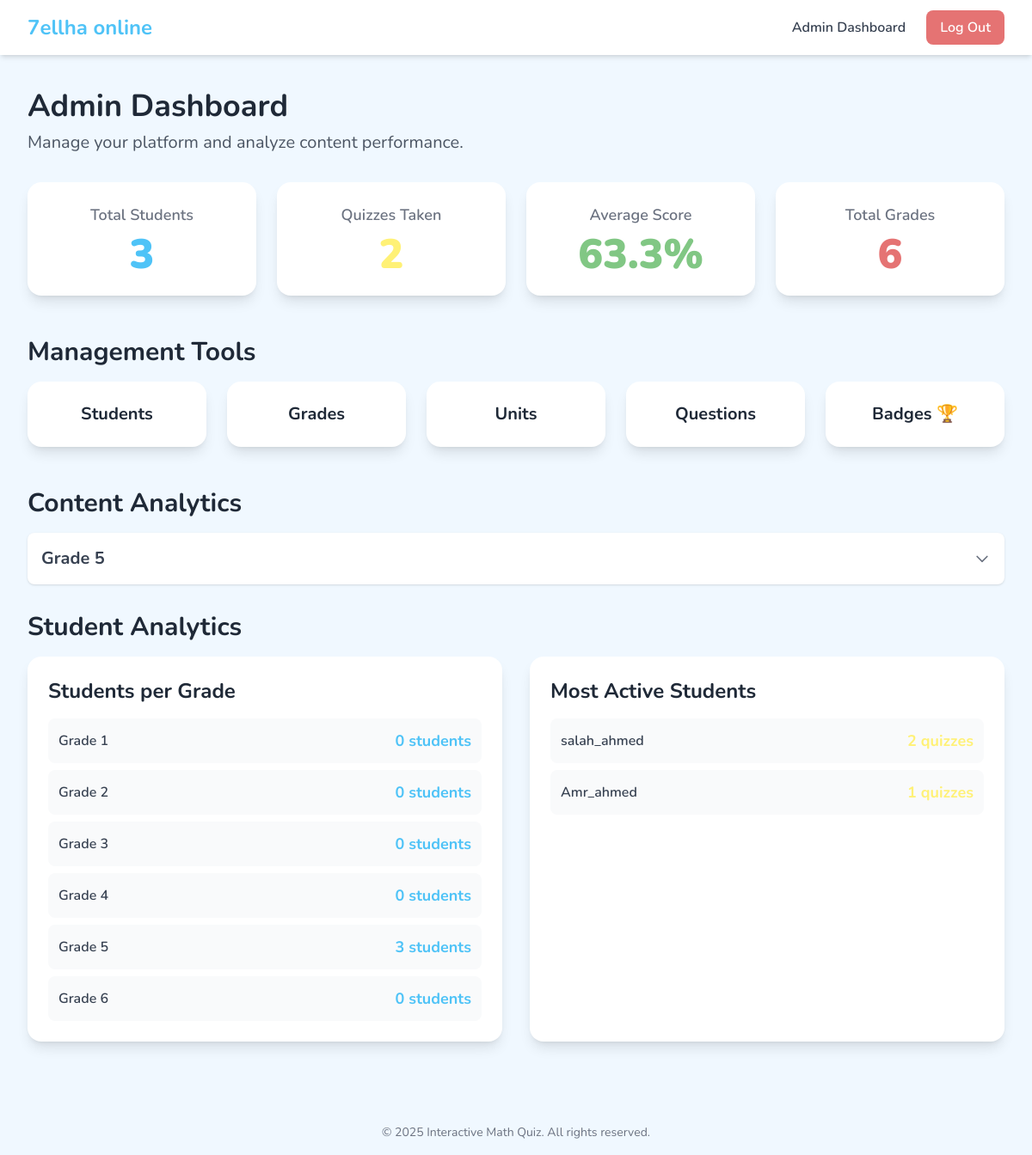
Screenshot of /management/ (signed in) with the database file from the repository.
### apps/academics/models.py (models this page shows, shortened)
class Grade(models.Model):
    name = models.CharField(
        _('Grade Name'),
        max_length=100,
        unique=True,
        help_text=_("e.g., Grade 1, Grade 2")
    )
    description = models.TextField(
        _('Description'),
        blank=True,
        null=True,
        help_text=_("A brief description of the grade level.")
    )
    class Meta:
        verbose_name = _('Grade')
        verbose_name_plural = _('Grades')
        ordering = ['name'] # Ensures grades are ordered consistently.

### apps/users/models.py (models this page shows, shortened)
class User(AbstractUser):
    class UserType(models.TextChoices):
        STUDENT = 'STUDENT', _('Student')
        ADMIN = 'ADMIN', _('Admin')
    user_type = models.CharField(
        _('User Type'),
        max_length=10,
        choices=UserType.choices,
        default=UserType.STUDENT
    )
    grade = models.ForeignKey(
        'academics.Grade',
        on_delete=models.SET_NULL,
        null=True,
        blank=True, # Admins won't have a grade, so this can be blank.
        related_name='students',
        verbose_name=_('Grade')
    )
    class Meta:
        verbose_name = _('User')
        verbose_name_plural = _('Users')

### apps/dashboard/views.py (the view)
# urls.py: path('', dashboard_home_view, name='home'),
@user_passes_test(is_admin)
def dashboard_home_view(request):
    total_students = User.objects.filter(user_type='STUDENT').count()
    total_quizzes_taken = QuizResult.objects.filter(completed_at__isnull=False).count()
    overall_average_score = QuizResult.objects.filter(completed_at__isnull=False).aggregate(average=Avg('score'))['average'] or 0
    content_analytics_by_grade = []
    all_grades = Grade.objects.prefetch_related('units').order_by('name')
    for grade in all_grades:
        difficult_units_qs = Unit.objects.filter(grade=grade, is_published=True).annotate(
            average_score=Avg('quizresult__score'),
            attempts=Count('quizresult')
        ).filter(attempts__gt=0).order_by('average_score')[:3]
        units_with_questions_data = []
        for unit in difficult_units_qs:
            difficult_questions_qs = Question.objects.filter(unit=unit).annotate(
                total_attempts=Count('studentanswer'),
                correct_attempts=Count('studentanswer', filter=Q(studentanswer__is_correct=True))
            ).filter(total_attempts__gt=0).annotate(
                success_rate=ExpressionWrapper(
                    (F('correct_attempts') * 100.0 / F('total_attempts')),
                    output_field=FloatField()
                )
            ).order_by('success_rate')[:5]
            if difficult_questions_qs.exists():
                units_with_questions_data.append({
                    'unit': unit,
                    'questions': difficult_questions_qs
                })
        if units_with_questions_data:
            content_analytics_by_grade.append({
                'grade': grade,
                'units_data': units_with_questions_data
            })
    students_per_grade = Grade.objects.annotate(
        student_count=Count('students', filter=Q(students__user_type='STUDENT'))
    ).order_by('name')
    most_active_students = User.objects.filter(user_type='STUDENT').annotate(
        quiz_count=Count('quizresult')
    ).filter(quiz_count__gt=0).order_by('-quiz_count')[:5]
    context = {
        'total_students': total_students,
        'total_quizzes_taken': total_quizzes_taken,
        'overall_average_score': overall_average_score,
        'content_analytics_by_grade': content_analytics_by_grade,
        'students_per_grade': students_per_grade,
        'most_active_students': most_active_students,
    }
    return render(request, 'dashboard/home.html', context)

### apps/dashboard/views.py (called while the page is built)
def is_admin(user):
    return user.is_authenticated and user.user_type == 'ADMIN'

### apps/core/templates/dashboard/home.html (shortened to what this page needs)
{% extends "base.html" %}
{% block content %}
<div class="max-w-7xl mx-auto">
    <div class="mb-8">
        <h1 class="text-4xl font-bold text-gray-800">Admin Dashboard</h1>
        <p class="text-xl text-gray-600 mt-2">Manage your platform and analyze content performance.</p>
    </div>
    <div class="grid grid-cols-1 md:grid-cols-2 lg:grid-cols-4 gap-6 mb-12">
        <div class="bg-white rounded-2xl shadow-lg p-6 text-center">
            <p class="text-lg font-semibold text-gray-500">Total Students</p>
            <p class="text-5xl font-black text-brand-light-blue mt-2">{{ total_students }}</p>
        </div>
        <div class="bg-white rounded-2xl shadow-lg p-6 text-center">
            <p class="text-lg font-semibold text-gray-500">Quizzes Taken</p>
            <p class="text-5xl font-black text-brand-yellow mt-2">{{ total_quizzes_taken }}</p>
        </div>
        <div class="bg-white rounded-2xl shadow-lg p-6 text-center">
            <p class="text-lg font-semibold text-gray-500">Average Score</p>
            <p class="text-5xl font-black text-brand-green mt-2">{{ overall_average_score|floatformat:1 }}%</p>
        </div>
        <div class="bg-white rounded-2xl shadow-lg p-6 text-center">
             <p class="text-lg font-semibold text-gray-500">Total Grades</p>
             <p class="text-5xl font-black text-brand-red mt-2">{{ students_per_grade.count }}</p>
        </div>
    </div>
    <h2 class="text-3xl font-bold text-gray-800 mb-4">Management Tools</h2>
    <div class="grid grid-cols-2 md:grid-cols-3 lg:grid-cols-5 gap-6 mb-12">
        <a href="{% url 'dashboard:user_list' %}" class="bg-white rounded-2xl shadow-lg p-6 text-center transform hover:scale-105 transition-transform duration-300"><h3 class="text-xl font-bold text-gray-800">Students</h3></a>
        <a href="{% url 'dashboard:grade_list' %}" class="bg-white rounded-2xl shadow-lg p-6 text-center transform hover:scale-105 transition-transform duration-300"><h3 class="text-xl font-bold text-gray-800">Grades</h3></a>
        <a href="{% url 'dashboard:unit_list' %}" class="bg-white rounded-2xl shadow-lg p-6 text-center transform hover:scale-105 transition-transform duration-300"><h3 class="text-xl font-bold text-gray-800">Units</h3></a>
        <a href="{% url 'dashboard:question_list' %}" class="bg-white rounded-2xl shadow-lg p-6 text-center transform hover:scale-105 transition-transform duration-300"><h3 class="text-xl font-bold text-gray-800">Questions</h3></a>
        <a href="{% url 'dashboard:badge_list' %}" class="bg-white rounded-2xl shadow-lg p-6 text-center transform hover:scale-105 transition-transform duration-300"><h3 class="text-xl font-bold text-gray-800">Badges 🏆</h3></a>
    </div>
    <div class="space-y-8">
        <div>
            <h2 class="text-3xl font-bold text-gray-800 mb-4">Content Analytics</h2>
            <div class="space-y-2">
                {% for grade_data in content_analytics_by_grade %}
                    <div class="bg-white rounded-lg shadow" x-data="{ isOpen: false }">
                        <button @click="isOpen = !isOpen" class="w-full flex justify-between items-center p-4">
                            <h3 class="text-xl font-bold text-gray-700">{{ grade_data.grade.name }}</h3>
                            <svg class="w-5 h-5 text-gray-500 transform transition-transform" :class="{ 'rotate-180': isOpen }" fill="none" viewBox="0 0 24 24" stroke="currentColor"><path stroke-linecap="round" stroke-linejoin="round" stroke-width="2" d="M19 9l-7 7-7-7" /></svg>
                        </button>
                    </div>
                {% empty %}
                    <p class="text-gray-500">No content analytics data available yet.</p>
                {% endfor %}
            </div>
        </div>
        <div>
            <h2 class="text-3xl font-bold text-gray-800 mb-4">Student Analytics</h2>
            <div class="grid grid-cols-1 md:grid-cols-2 gap-8">
                <div class="bg-white rounded-2xl shadow-lg p-6">
                    <h3 class="text-2xl font-bold text-gray-800 mb-4">Students per Grade</h3>
                    <div class="space-y-2">
                        {% for grade in students_per_grade %}
                        <div class="flex justify-between items-center bg-gray-50 p-3 rounded-lg">
                            <span class="font-semibold text-gray-700">{{ grade.name }}</span>
                            <span class="font-bold text-lg text-brand-light-blue">{{ grade.student_count }} students</span>
                        </div>
                        {% endfor %}
                    </div>
                </div>
                <div class="bg-white rounded-2xl shadow-lg p-6">
                    <h3 class="text-2xl font-bold text-gray-800 mb-4">Most Active Students</h3>
                    <div class="space-y-2">
                        {% for student in most_active_students %}
                        <div class="flex justify-between items-center bg-gray-50 p-3 rounded-lg">
                            <span class="font-semibold text-gray-700">{{ student.username }}</span>
                            <span class="font-bold text-lg text-brand-yellow">{{ student.quiz_count }} quizzes</span>
                        </div>
                        {% empty %}
                        <p class="text-gray-500">No student activity recorded yet.</p>
                        {% endfor %}
                    </div>
                </div>
            </div>
        </div>
    </div>
</div>
{% endblock %}

### apps/core/templates/base.html (style rules this page uses)
body { font-family: 'Nunito', sans-serif; background-color: #f0f8ff; }
.text-brand-light-blue { color: #4fc3f7; }
.text-brand-yellow { color: #fff176; }
.text-brand-green { color: #81c784; }
.text-brand-red { color: #e57373; }

### rows the page displays
Grade: grade.name "Grade 5", name "Grade 5", student_count "3"
Grade: name "Grade 1", student_count "0"
Grade: name "Grade 2", student_count "0"
Grade: name "Grade 3", student_count "0"
Grade: name "Grade 4", student_count "0"
Grade: name "Grade 6", student_count "0"
User: username "salah_ahmed"
User: username "Amr_ahmed"

### other values shown
{{ total_students }} "3"
{{ total_quizzes_taken }} "2"
{{ overall_average_score|floatformat:1 }} "63.3"
{{ students_per_grade.count }} "6"
